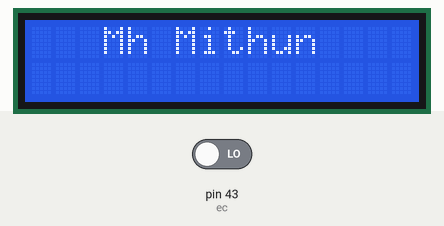
The sketch below on a simulated Arduino Mega 2560, built with avr-gcc and run on an emulated ATmega2560. Shown: 16×2 character LCD. Inputs (shaded band) come from the test bench; at power-on: pin 43 (ec) LOW. What the sketch prints to the serial monitor is not drawn.

Above: at 0.1 s.
At 4.1 s:
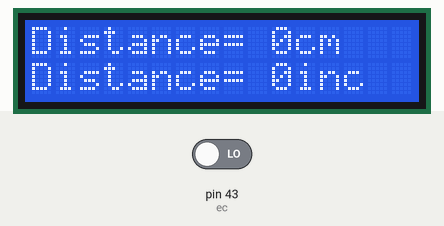

The sketch:

Distance_on_Lcd.ino
```cpp
#include<LiquidCrystal.h>

LiquidCrystal lcd(22,24,26,28,30,32);

int dis,cm,inc,tr=42,ec=43;

void setup(){
  pinMode(22,OUTPUT);
  pinMode(23,INPUT);
  lcd.begin(16,2);
  Serial.begin(9600);
  lcd.setCursor(3,0);
  lcd.print("Mh Mithun");
  delay(3000);
}

void loop(){

  digitalWrite(tr,0);
  delay(2);

  digitalWrite(tr,1);
  delay(10);
  digitalWrite(tr,0);

  dis=pulseIn(ec,1);

  cm=dis*0.034/2;
  inc=dis*0.0133/2;

  lcd.setCursor(0,0);
  lcd.print("Distance= ");
  lcd.print(cm);
  lcd.print("cm    ");

  lcd.setCursor(0,1);
  lcd.print("Distance= ");
  lcd.print(inc);
  lcd.print("inc  ");

  Serial.println(inc);

  delay(100);
}
```
